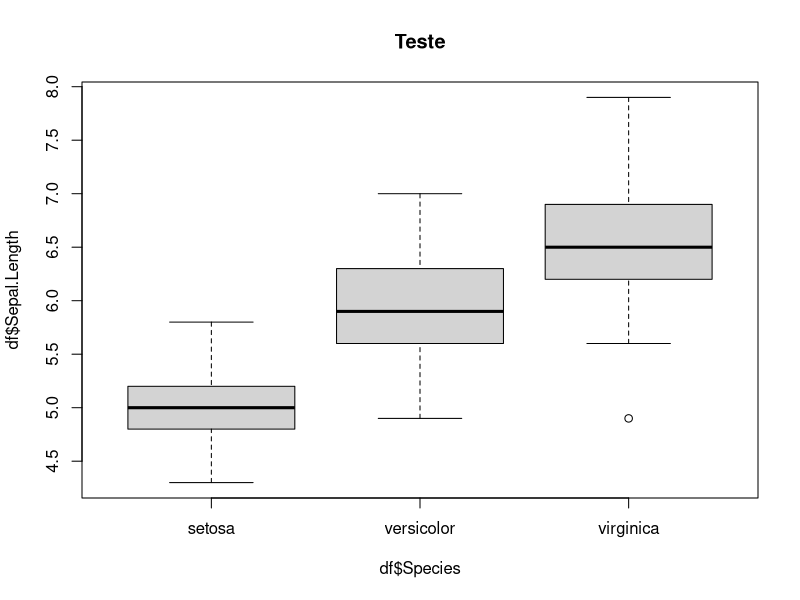

Here is the R script that generated this plot:
## ---- chunk 1
df <- iris
boxplot(df$Sepal.Length ~ df$Species
        ,main = 'Teste')

